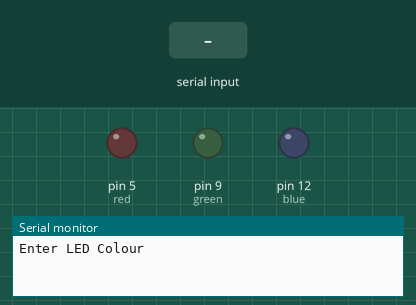
The program below on a simulated Arduino Uno, built with avr-gcc and run on an emulated ATmega328P. Shown: output pins drawn as LEDs (lit = HIGH), the last lines printed to the serial monitor. The inputs (shaded band) are chosen by the test bench.

Above: at 1.2 s.
1.3 s: "red" received over Serial
At 3.3 s:
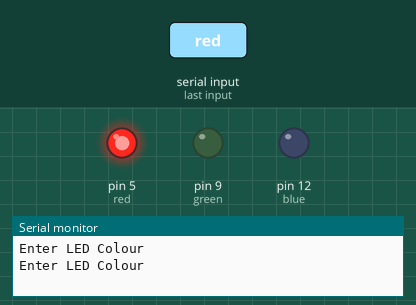
3.8 s: "green" received over Serial
At 5.3 s:
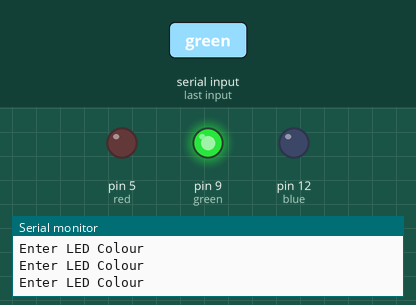
6.3 s: "blue" received over Serial
At 8.3 s:
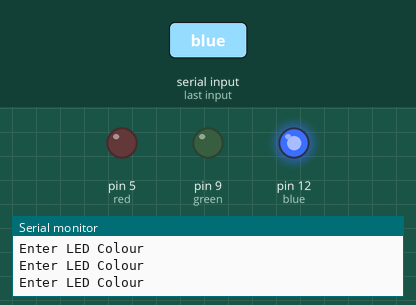
Timing chart, 0 to 9.8 s (numbered marks = the images above; inputs shaded):
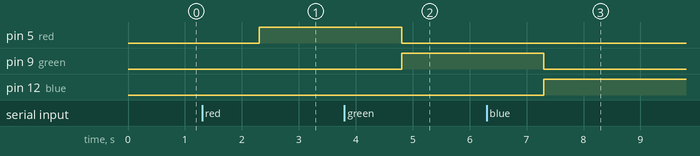

Measured:
- after the input at 1.3 s, pin 5 (red): LOW → HIGH after 1.0 s
- after the input at 3.8 s, pin 5 (red): HIGH → LOW after 1.0 s; pin 9 (green): LOW → HIGH after 1.0 s
- after the input at 6.3 s, pin 9 (green): HIGH → LOW after 1.0 s; pin 12 (blue): LOW → HIGH after 1.0 s

The program:

main.cpp
```cpp
#include <Arduino.h>
int red = 5;

int green = 9;

int blue = 12;

String Colour;

String msg = "Enter LED Colour ";

void setup() {
  // put your setup code here, to run once:
  Serial.begin(9600);

  pinMode(red, OUTPUT);

  pinMode(green, OUTPUT);

  pinMode(blue, OUTPUT);

}

void loop() {
  // put your main code here, to run repeatedly:
  Serial.println(msg);

  while(Serial.available() == 0)
  {
  }

  Colour = Serial.readString();

  if(Colour == "red")
  {
    digitalWrite(red, HIGH);
    digitalWrite(green, LOW);
    digitalWrite(blue, LOW);
  }
  else if(Colour == "green")
  {
    digitalWrite(red, LOW);
    digitalWrite(green, HIGH);
    digitalWrite(blue, LOW);
  }
  else if(Colour == "blue")
  {
    digitalWrite(red, LOW);
    digitalWrite(green, LOW);
    digitalWrite(blue, HIGH);
  }

}
```
